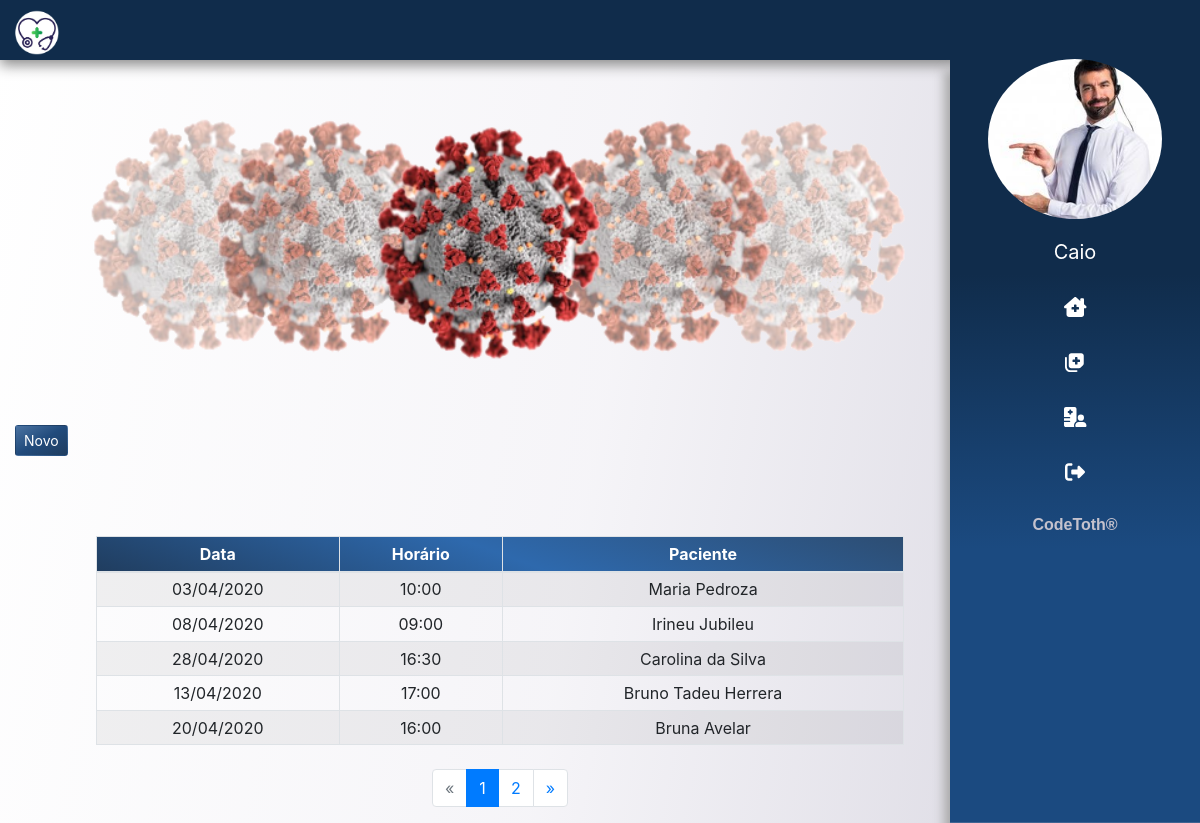
Before: /consulta/ (signed in) with the older database file.
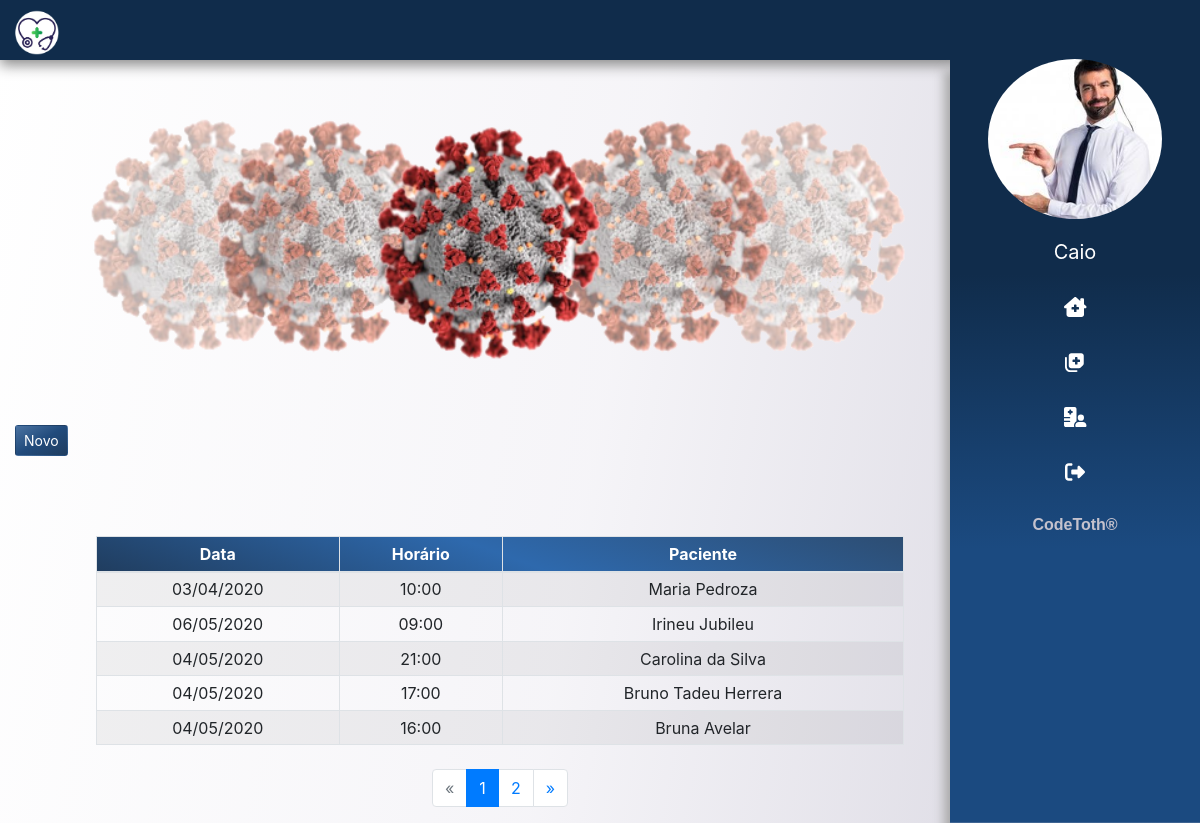
After: the same page with the newer database file.
### app/atendente/models.py (models this page shows)
class Atendente(models.Model):
    usuario = models.ForeignKey(User, on_delete=models.CASCADE)
    nome = models.CharField(max_length=150)
    sexo = models.CharField(max_length=1)
    data_nascimento = models.DateField()
    cpf = models.CharField(max_length=20, unique=True)
    rg = models.CharField(max_length=20, unique=True)
    email = models.EmailField()
    foto = models.ImageField(upload_to=f'fotos/{time.time()}', blank=True)

### app/consulta/models.py (models this page shows)
class Consulta(models.Model):
    data = models.DateTimeField()
    medico = models.ForeignKey(Medico, on_delete=models.CASCADE)
    atendente = models.ForeignKey(Atendente, on_delete=models.CASCADE)
    paciente = models.ForeignKey(Paciente, on_delete=models.CASCADE)

### app/paciente/models.py (models this page shows)
class Paciente(models.Model):
    nome = models.CharField(max_length=200)
    sexo = models.CharField(max_length=1)
    data_nascimento = models.DateField()
    cpf = models.CharField(max_length=20, unique=True)
    rg = models.CharField(max_length=20, unique=True)
    carteira_convenio = models.CharField(max_length=30, unique=True)
    peso = models.FloatField()
    altura = models.FloatField()
    endereco = models.CharField(max_length=250)
    end_num = models.IntegerField()
    complemento = models.CharField(max_length=50, blank=True)
    email = models.CharField(max_length=50)
    telefone = models.CharField(max_length=14)
    celular = models.CharField(max_length=15)

### app/consulta/views.py (the view)
# urls.py: path('', listar, name='conusultas')
def listar(request):
    dados = get_dados(request)
    if dados['tipo'] == 1:
        lst_consultas = Consulta.objects.filter(medico=dados['usuario']).reverse()
        lst_consultas = separa_data_hr(lst_consultas)
    else:
        lst_consultas = Consulta.objects.order_by('medico').reverse()
        lst_consultas = separa_data_hr(lst_consultas)
    paginator = Paginator(lst_consultas, 5)
    page = request.GET.get('page')
    consulta_por_pagina = paginator.get_page(page)
    dados['consultas'] = consulta_por_pagina
    return render(request, 'consulta/consultas.html', dados)

### templates/consulta/consultas.html (shortened to what this page needs)
{% extends 'base.html' %}
{% load static %}
{% block content %}
<section class="mx-auto">
  <div class="col-10">
    {% include 'partials/_campanha.html' %}
    <a href="#" class="btn btnCustom btn-sm"> Novo </i> </a>
    <table class="col-10 table table-sm table-bordered table-striped mx-auto text-center agenda" id="consultas">
      <thead class="colorCustom">
        <tr>
          <th scope="col">Data</th>
          <th scope="col">Horário</th>
          <th scope="col">Paciente</th>
        </tr>
      </thead>
      <tbody>
        {% for consulta in consultas %}
        <tr>
          <th scope="row">{{ consulta.data }}</th>
          <th scope="row">{{ consulta.hora }}</th>
          <td>{{ consulta.paciente.nome }}</td>
        </tr>
        {% endfor %}
      </tbody>
    </table>
  </div>
  <div class="col-10">
    <nav aria-label="Page navigation example">
      {% if consultas.has_other_pages %}
      <ul class="pagination justify-content-center">
        {% if consultas.has_previous %}
        <li class="page-item">
          <a class="page-link" href="?page={{ consultas.previous_page_number }}#consultas">&laquo;</a>
        </li>
        {% else %}
        <li class="page-item disabled">
          <a class="page-link">&laquo;</a>
        </li>
        {% endif %}
        {% for pagina in consultas.paginator.page_range %}
        {% if consultas.number == pagina %}
        <li class="page-item active"> <a class="page-link">{{ pagina }}</a></li>
        {% else %}
        <li class="page-item">
          <a href="?page={{ pagina }}#consultas" class="page-link">{{ pagina }}</a>
        </li>
        {% endif %}
        {% endfor %}
        {% if consultas.has_next %}
        <li class="page-item">
          <a href="?page={{ consultas.next_page_number }}#consultas" class="page-link">&raquo;</a>
        </li>
        {% else %}
        <li class="page-item disabled">
          <a class="page-link">&raquo;</a>
        </li>
        {% endif %}
      </ul>
      {% endif %}
    </nav>
  </div>
</section>
{% endblock %}

### templates/base.html (shortened to what this page needs)
{% load static %}
<!DOCTYPE html>
<html lang="pt-br">
<head>
    <link rel="stylesheet" href="{% static 'css/utils/reset.css' %}">
    <link rel="stylesheet" href="{% static 'css/utils/bootstrap.css' %}">
    <link rel="stylesheet" href="{% static 'css/utils/all.min.css' %}">
    <link rel="stylesheet" href="{% static 'css/app.css' %}">
</head>
<body>
    {% include 'partials/_menu.html' %}
    {% include 'partials/_sidebar.html' %}
    {% block content %}{% endblock %}
</body>
</html>

### templates/partials/_menu.html (shortened to what this page needs)
{% load static %}
<header class="fixed-top">
    <div class="inner-width">
        <a href="{% url 'dashboard' %}" class="logo">
            <img src="{% static  'images/logo.png' %}" alt="" srcset=""></a>
    </div>
</header>

### templates/partials/_sidebar.html (shortened to what this page needs)
{% load static %}
<div class="sidebar">
    <div class="mb-2">
        <img src="{{ usuario.foto.url }}" class="img-fluid  mx-auto d-block" alt="">
    </div>
    <ul>
        <a href="#"class="func_menu" ><li style="text-transform: capitalize;"> <i> {{ request.user}} </i><span class="dNone"> Dados Pessoais </span></li></a>
        <a href="{% url 'dashboard' %}" class="func_menu"> <li> <i class="fas fa-clinic-medical"></i> <span class="dNone"> Página principal </span></li></a>
        <a href="{% url 'conusultas' %}" class="func_menu"> <li> <i class="fas fa-notes-medical"></i>  <span class="dNone"> Consultas </span> </li></a>
        <a href="{% url 'pacientes' %}" class="func_menu"> <li> <i class="fas fa-hospital-user"></i></i>  <span class="dNone">  Pacientes  </span></li></a>
        <a href="{% url 'logout' %}" class="func_menu"><li><i class="fas fa-sign-out-alt"></i>  <span class="dNone"> Sair </span>  </li></a>
    </ul>
    <div class="text-center pb-3" style="font-weight: bolder;width: 100%;color: #C4C2CD;font-family: 'Play', sans-serif; ">
        <span>CodeToth&#174;</span>
    </div>
</div>

### templates/partials/_campanha.html (shortened to what this page needs)
{% load static %}
<div class="carousel_campanha ">
  <div class="carousel slide p-5 mt-5" data-ride="carousel">
    <div class="carousel-inner">
      <div class="carousel-item active">
        <img src="{% static 'images/covid-19.png' %}" class="d-block w-100" alt="..." alt="">
      </div>
    </div>
  </div>
</div>

### static/css/app.css (style rules this page uses)
body { background-attachment: fixed; background-size: cover; background-image: linear-gradient(100deg,rgba(255, 255, 255, .5), rgba(236, 234, 241, .5), rgba(213, 211, 222, 1.5)); }
.colorCustom { background: linear-gradient(200deg, #2d4d72, #2e69ad, #203d5f) ; color: #fff; font-weight: bold; }
.btnCustom { background: linear-gradient(150deg, #4b73a1, #214b7c, #203d5f) ; transition: 0.1s all; color: #fff; }
header { height: 60px; background: #102c4b; box-shadow: 0px 5px 13px #888888; }
.inner-width { max-width: 1000px; padding: 0 10px; }
.logo { float: left; }
.logo img { height: 65px; padding: 10px 0px; }
.agenda { margin-top: 5rem !important; margin-bottom: 1.5rem !important; }
.sidebar img { border-radius: 100% !important; height: 160px !important; }
.sidebar { right: 0; top: 3.7rem !important; bottom: 0; width: 250px; background-image: linear-gradient( #102c4b,#102c4b,#1B4A80 , #1B4A80); box-shadow: -5px 12px 10px 1px #aaaaaa; background-attachment: fixed; overflow: hidden; transition: 0.8s all; height: 100% !important; position: fixed; z-index: 1030 !important; }
.sidebar ul li, a { list-style: none; }
.sidebar ul li { margin-top: 5px; padding: .5em; text-decoration: none; color: rgb(255, 255, 255); width: 100%; font-size: 20px; text-align: center; display: block; transition: 0.6s all; }
.carousel_campanha { width: 100%; }

Changed rows visible on the page:
changed Consulta "Irineu Jubileu": data "08/04/2020" → "06/05/2020"
changed Consulta "Carolina da Silva": data "28/04/2020" → "04/05/2020"; hora "16:30" → "21:00"
changed Consulta "Bruno Tadeu Herrera": data "13/04/2020" → "04/05/2020"
changed Consulta "Bruna Avelar": data "20/04/2020" → "04/05/2020"
